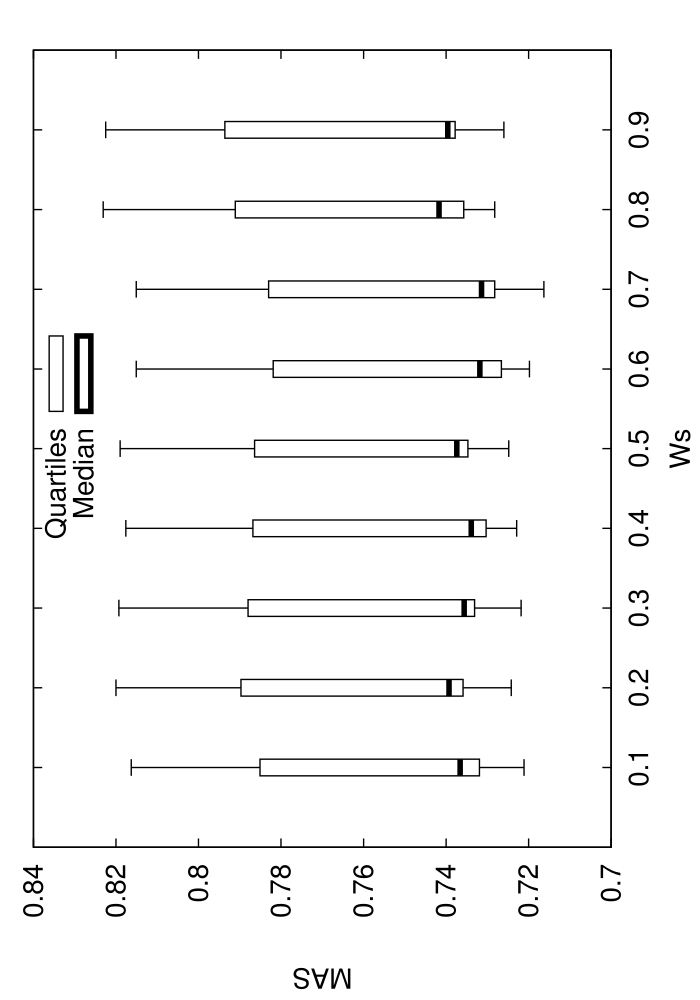

Write the gnuplot code that produced this figure.
set terminal postscript enhanced 20
set xrange[0:1]
set xlabel 'Ws'
set ylabel 'MAS'
set key ins vert center top spacing 1.0
set output 'stat_SIM_WI01.dat.eps'
set bars 4.0
set style fill empty
plot 'stat_SIM_WI01.dat.elab' using 1:3:2:6:5:xticlabel(1) with candlesticks lt -1 lw 1 title 'Quartiles' whiskerbars,'' using 1:4:4:4:4:xticlabels(1) with candlesticks lt -1 lw 4 title 'Median'
